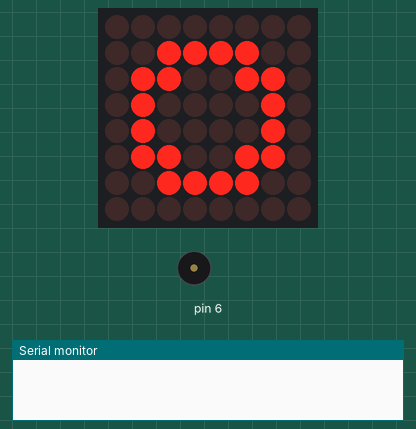
Recording of a sketch running on a simulated Arduino Leonardo, built with avr-gcc and run on an emulated ATmega32U4. Parts: 8×8 LED matrix, buzzer (waves = sounding), the last lines printed to the serial monitor. Random numbers use the default seed unless the sketch sets one.

Above: at 0.26 s.
At 2.84 s:
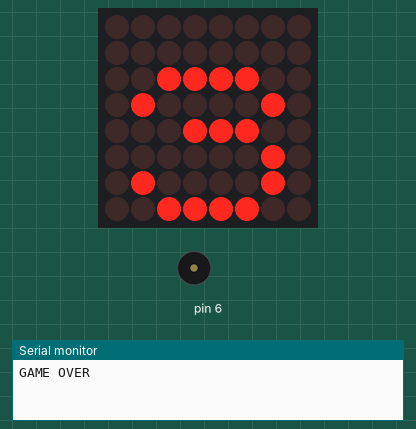
At 11.01 s:
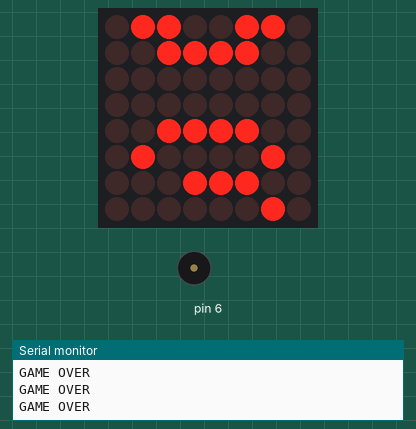
At 19.9 s:
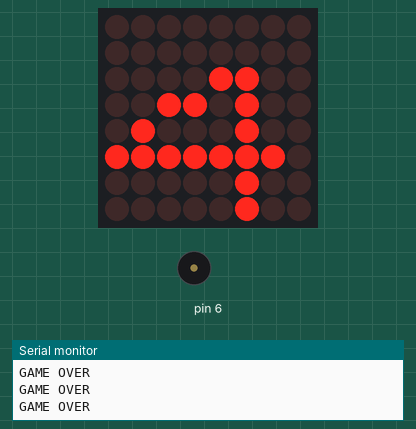
At 29.75 s:
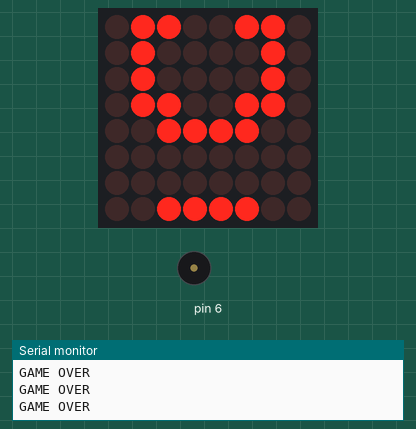
At 39.54 s:
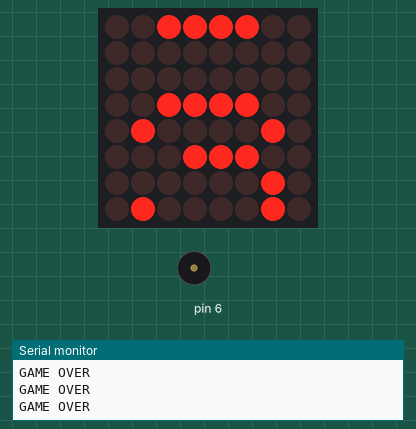

The sketch:

snake.ino
```cpp
/* Snake Game for My toybaord
 * Version: 1.0Beta
 * Author:  uname(hqwemail#163.com , replace # with @)
 * Attention: We need a 3rd party lib: LedControl
*/

#include <Esplora.h>
#include <LedControl.h>
#include "snake.h"

LedControl lc = LedControl(DATA_IN, CLK, LOAD, 1);
Snake snake;
Food food;
unsigned long ticks;
byte numbers[][8] = {
    {0, 60, 102, 66, 66, 102, 60, 0},/*"0",0*/
    {0, 8, 120, 8, 8, 8, 8, 0},/*"1",1*/
    {0, 60, 66, 6, 56, 96, 126, 0},/*"2",2*/
    {0, 60, 66, 28, 2, 66, 60, 0},/*"3",3*/
    {0, 12, 52, 68, 254, 4, 4, 0},/*"4",4*/
    {0, 62, 32, 124, 66, 66, 60, 0},/*"5",5*/
    {0, 60, 66, 124, 66, 66, 60, 0},/*"6",6*/
    {0, 126, 4, 8, 16, 16, 32, 0},/*"7",7*/
    {0, 60, 66, 60, 66, 66, 60, 0},/*"8",8*/
    {0, 60, 66, 66, 62, 6, 124, 0},/*"9",9*/
};

void initLedMatrix()
{
    lc.shutdown(0, false);
    lc.setIntensity(0, 5);
    lc.clearDisplay(0);
}

void initSnake()
{
    snake.direction = LEFT;
    snake.length = DEFAULT_SNAKE_LENGTH;
    snake.speed = DEFAULT_SNAKE_SPEED;
    snake.life = DEFAULT_SNAKE_LIFE;
    for(int i = 0; i < snake.length ; i++) {
        snake.body[i].x = HEIGHT >> 1;
        snake.body[i].y =  i + (WIDTH >> 1);
        lc.setLed(0, snake.body[i].x, snake.body[i].y, true);
    }
}

void getRandomFoodPosition()
{
    int x, y, i;
    bool baspos;

    while(1) {
        x = random(0, WIDTH);
        y = random(0, HEIGHT);
        baspos = false;
        for(i = 0; i < snake.length; i++) {
            if(x == snake.body[i].x && y == snake.body[y].y) {
                baspos = true;
                break;
            }
        }
        if(!baspos) {
            break;
        }
    }

    food.position.x = x;
    food.position.y = y;
}

void initFood()
{
    food.type = NORMAL;
    food.visiable = true;
    food.flashInterval = FOOD_FLASH_SPEED;
    getRandomFoodPosition();
}

void initGame()
{
    ticks = 0;
    initLedMatrix();
    initSnake();
    initFood();
}

void updateSnakeDirection()
{
    unsigned int keyVal = (!Esplora.readButton(UP_KEY) << 3)
        + (!Esplora.readButton(DOWN_KEY) << 2)
        + (!Esplora.readButton(RIGHT_KEY) << 1)
        + !Esplora.readButton(LEFT_KEY);

    switch(keyVal) {
    case 8:
        if(snake.direction == LEFT || snake.direction == RIGHT) {
            snake.direction = UP;
        }
        break;

    case 4:
        if(snake.direction == LEFT || snake.direction == RIGHT) {
            snake.direction = DOWN;
        }
        break;

    case 2:
        if(snake.direction == UP || snake.direction == DOWN) {
            snake.direction = RIGHT;
        }
        break;

    case 1:
        if(snake.direction == UP || snake.direction == DOWN) {
            snake.direction = LEFT;
        }
        break;
    }
}

// 判断小蛇是否撞墙或者撞到自己
bool hurt(int x, int y)
{
    if(x < 0 || x >= WIDTH || y < 0 || y >= HEIGHT) {
        return true;
    }

    for(int i = 0; i < snake.length - 1; i++) {
        if(x == snake.body[i].x && y == snake.body[i].y) {
            return true;
        }
    }

    return false;
}

void updateSnake()
{
    updateSnakeDirection();

    if(ticks % snake.speed != 0) {
        return;
    }

    int dx, dy;
    switch(snake.direction) {
    case UP:
        dx = -1;
        dy = 0;
        break;

    case DOWN:
        dx = 1;
        dy = 0;
        break;

    case LEFT:
        dx = 0;
        dy = -1;
        break;

    case RIGHT:
        dx = 0;
        dy = 1;
        break;

    default:
        // TODO REPORT ERROR
        break;
    }

    int newX = snake.body[0].x + dx;
    int newY = snake.body[0].y + dy;

    if(hurt(newX, newY)) {
        gameOver();
        return;
    }

    bool eat = false;
    if(newX == food.position.x && newY == food.position.y) {
        snake.length++;
        eat = true;
        Esplora.tone(SOUND, SOUND_DURATION);
    }
    else {
        lc.setLed(0, snake.body[snake.length - 1].x, snake.body[snake.length - 1].y, false);
    }

    for(int i = snake.length - 1; i > 0; i--) {
        snake.body[i] = snake.body[i - 1];
    }
    snake.body[0].x = newX;
    snake.body[0].y = newY;

    for(int i = 0; i < snake.length; i++) {
        lc.setLed(0, snake.body[i].x, snake.body[i].y, true);
    }

    if(eat) {
        getRandomFoodPosition();
    }
}

void gameOver()
{
    showScore();
    initGame();
    DEBUG_PRINT("GAME OVER");
}

//显示得分, 按右键开始新一局游戏
void showScore()
{
    int tensNum = snake.length / 10;
    int bitsNum = snake.length % 10;
    int count = 0;

    while(++count <= SHOW_SCORE_TIMES) {
        for(int r = 0; r < 8; r++) {
            for(int i = 0; i < 8; i++) {
                lc.setRow(0, i - r, numbers[tensNum][i]);
                lc.setRow(0, i - r + 8, numbers[bitsNum][i]);
            }
            delay(100);
        }
        delay(50);
    }
}

void update()
{
    if(food.flashInterval != 0) {
        if(ticks % food.flashInterval == 0) {
            lc.setLed(0, food.position.x, food.position.y, food.visiable);
            food.visiable = !food.visiable;
        }
    } else {
        food.visiable = true;
        lc.setLed(0, food.position.x, food.position.y, food.visiable);
    }

    updateSnake();

    ticks++;
}

void setup()
{
#ifdef DEBUG
    Serial.begin(9600);
#endif
    initGame();

    while(1) {
        update();
    }
}

void loop()
{
}
```

snake.h
```cpp
#ifndef __SNAKE_H__
#define __SNAKE_H__

#define DEBUG

#define DATA_IN   16
#define CLK      15
#define LOAD     8

#define UP_KEY     SWITCH_1
#define RIGHT_KEY  SWITCH_2
#define DOWN_KEY   SWITCH_3
#define LEFT_KEY   SWITCH_4

#define WIDTH    8
#define HEIGHT   8

#define SHOW_SCORE_TIMES     3    // 得分滚动显示次数

#define DEFAULT_SNAKE_LIFE   1    // 小蛇默认有1条命
#define DEFAULT_SNAKE_SPEED  450  // 小蛇初始速度标量
#define DEFAULT_SNAKE_LENGTH 3    // 小蛇初始长度

#define FOOD_FLASH_SPEED     300 // 食物闪烁速度标量

#define SOUND           137
#define SOUND_DURATION  4

#ifdef DEBUG
#define DEBUG_PRINT(ARGV) Serial.println(ARGV)
#else
#define DEBUG_PRINT(ARGV)
#endif

enum FoodType
{
    NORMAL = 0,     // 无特殊效果，增加一个蛇身长度
    DOUBLE,         // 增加2个蛇身长度
    SLOWDOWN,       // 减缓30%小蛇移动速度
    ADD_LIFE,       // 增加一个生命值
};

enum Direction
{
    NONE,
    UP,
    DOWN,
    LEFT,
    RIGHT,
};

typedef struct _Point
{
    int x;
    int y;
} Point;

typedef struct _Snake
{
    int length;                 // 蛇身长度
    int life;                   // 剩余生命值
    int speed;                  // 小蛇移动速度
    Direction direction;        // 移动方向
    Point body[WIDTH * HEIGHT]; // 蛇身坐标
} Snake;

typedef struct _Food
{
    FoodType type;       // 食物类型
    int flashInterval;   // 闪烁频度
    bool visiable;
    Point position;      // 食物位置
} Food;


#endif
```

Measured:
- what the display in image 1 shows lasts 0.5 s, from 2.6 s to 3.1 s
